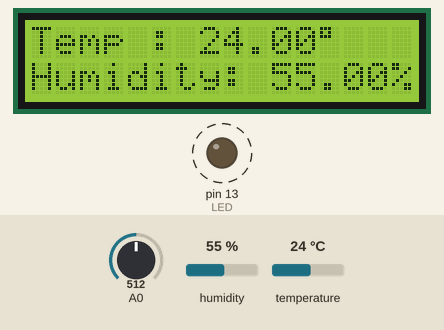
This sketch was run on a simulated Arduino Uno, built with avr-gcc and run on an emulated ATmega328P. Shown: 16×2 character LCD, output pins drawn as LEDs (lit = HIGH). Dashed ring = blinking. The inputs (shaded band) are chosen by the test bench; at power-on: humidity 55 %, temperature 24 °C, A0 = 512. What the sketch prints to the serial monitor is not drawn.

Above: at 1.2 s.
1.3 s: humidity set to 22 %
At 2.9 s:
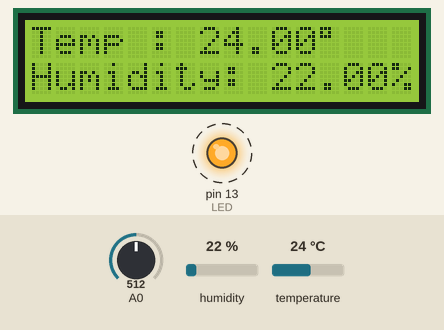
4.6 s: temperature set to 12 °C
At 7.0 s:
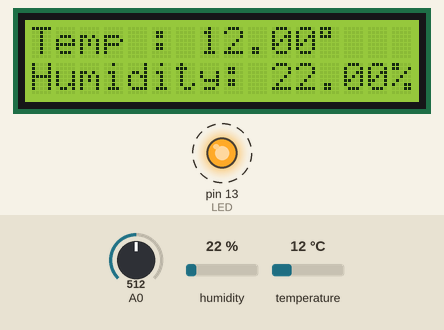
8.7 s: humidity set to 40 %
At 10.7 s:
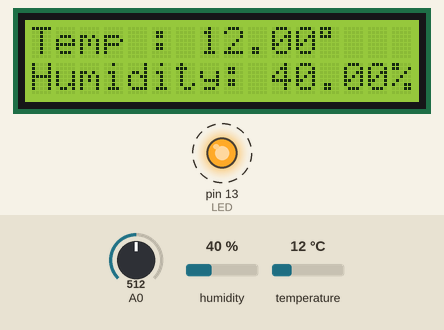
12.8 s: temperature set to 19 °C
At 15.1 s:
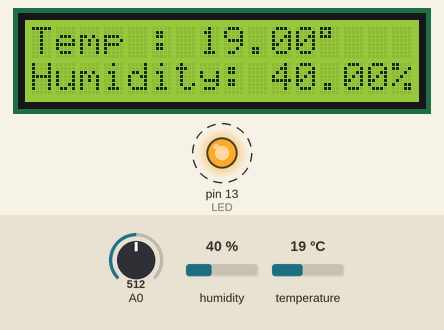
Timing chart, 0 to 17.8 s (numbered marks = the images above; inputs shaded):
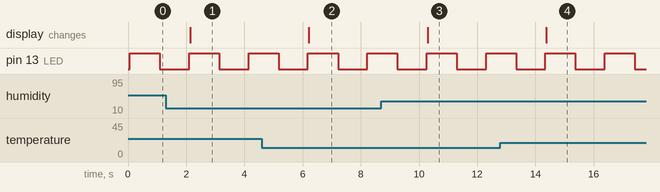

The sketch:

lcd.ino
```cpp
/**
   temperature and pressure on LCD

   Température and pression from DHT11 or BMP280

*/
#include <LiquidCrystal.h>
#include <Wire.h>
#include "SPI.h"
#include <Adafruit_Sensor.h>
#include "Adafruit_BMP280.h"

#include "DHT.h"

// LCD in 4 bits mode
// LiquidCrystal nomDeVariable(RS, E, d4, d5, d6, d7);
LiquidCrystal lcd(12, 11, 5, 4, 3, 2);

const int LED = 13;
int cnt = 0;
int on = 0;

const int DHTPIN = 9;     // Digital pin connected to the DHT sensor
#define DHTTYPE DHT11
DHT dht(DHTPIN, DHTTYPE);

float temp = 0.0;
long lmVal = 0;

// BMP280
float pressure;
float temperature;
float altitude;

Adafruit_BMP280 bmp;


void setup() {
  pinMode(LED, OUTPUT);         // the led PIN is declared as digital output
  Serial.begin(9600);
  Serial.println("LCD + pressure");// envoi d'un message

  lcd.begin(16, 2); //on initialise la communication avec 16 colonnes et deux lignes
  lcd.clear(); // on efface l'écran

  dht.begin();
}

void loop() {
  Serial.println(cnt++);

  lmVal = analogRead(A0);
  temp = (lmVal * 0.0048828125 * 100);


  on = (on + 1) % 2;
  if (on) {
    digitalWrite(LED, HIGH);      // switching on the led
  } else {
    digitalWrite(LED, LOW);       // switching off the led
  }

  // read without samples.
  byte temperature = 0;
  byte humidity = 0;

  float h = dht.readHumidity();
  float t = dht.readTemperature();
  // float f = dht.readTemperature(true);

  if (isnan(h) || isnan(t)) {
    Serial.println(F("Failed to read from DHT sensor!"));
    return;
  }

  Serial.print(F("Humidity: "));
  Serial.print(h);
  Serial.print(F("%  Temperature: "));
  Serial.print(t);

  Serial.println(F("°C "));

  lcd.clear(); // on efface l'écran
  lcd.print("Temp : ");
  lcd.setCursor(7, 0); //on passe à la ligne suivante
  lcd.print(t); //
  lcd.print(char(223));

  lcd.setCursor(0, 1); //on passe à la ligne suivante
  lcd.print("Humidity: "); // on finit d'écrire
  lcd.print(h);
  lcd.print('%');


  // DHT11 max sampling rate is 1HZ.
  delay(1000);                  // stopping the program for 1000 milliseconds
}
```

Measured:
- after the input at 1.3 s, the display: changes after 0.84 s (image 1)
- after the input at 4.6 s, the display: changes after 1.6 s (image 2)
- after the input at 8.7 s, the display: changes after 1.6 s (image 3)
- after the input at 12.8 s, the display: changes after 1.6 s (image 4)
- by itself, pin 13 (LED): alternates HIGH for 1.0 s and LOW for 1.0 s
